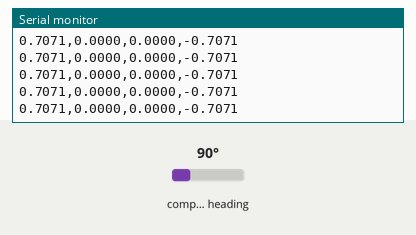
The sketch below on a simulated Arduino Uno, built with avr-gcc and run on an emulated ATmega328P. Shown: the last lines printed to the serial monitor. Inputs (shaded band) come from the test bench; at power-on: compass heading 90°.

Above: at 2.2 s.
2.3 s: compass heading set to 7°
At 2.33 s:
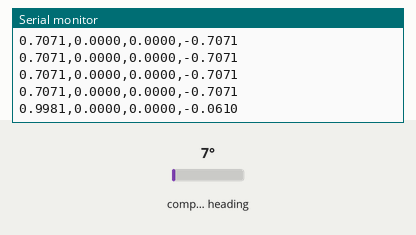
3.8 s: compass heading set to 180°
At 3.81 s:
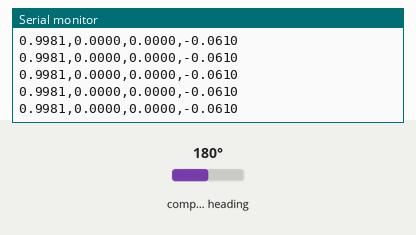
Timing chart, 0 to 6.8 s (numbered marks = the images above; inputs shaded):
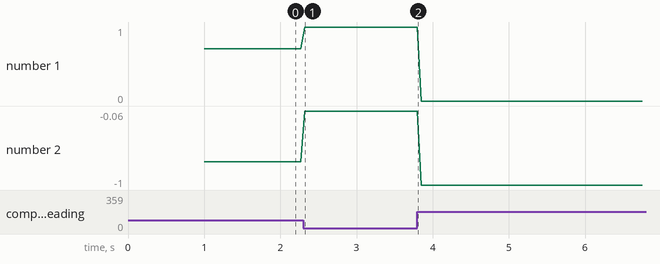

Measured:
- after the input at 2.3 s, the serial monitor: prints a new line at once (image 1)
- plotted number 1: 0.71 → 1 after the input at 2.3 s
- plotted number 2: -0.71 → -0.06 after the input at 2.3 s, -0.06 → -1 after the input at 3.8 s

The sketch:

Get_Quaternions.ino
```cpp
#include <Wire.h>
#include <Adafruit_Sensor.h>
#include <Adafruit_BNO055.h>
#include <utility/imumaths.h>

Adafruit_BNO055 bno = Adafruit_BNO055(55, 0x29);

void setup(void) {
    Serial.begin(115200);

    // Inicializar el BNO055
    if (!bno.begin()) {
        Serial.println("Error al inicializar BNO055!");
        while (1);
    }

    bno.setExtCrystalUse(true);
    delay(1000);

    Serial.println("Enviando cuaterniones por Serial...");
}

void loop(void) {
    // Obtener cuaternión
    imu::Quaternion quat = bno.getQuat();

    // Enviar datos en formato "w,x,y,z"
    Serial.print(quat.w(), 4);
    Serial.print(",");
    Serial.print(quat.x(), 4);
    Serial.print(",");
    Serial.print(quat.y(), 4);
    Serial.print(",");
    Serial.println(quat.z(), 4);

    delay(50);  // 20Hz de actualización
} 
```
